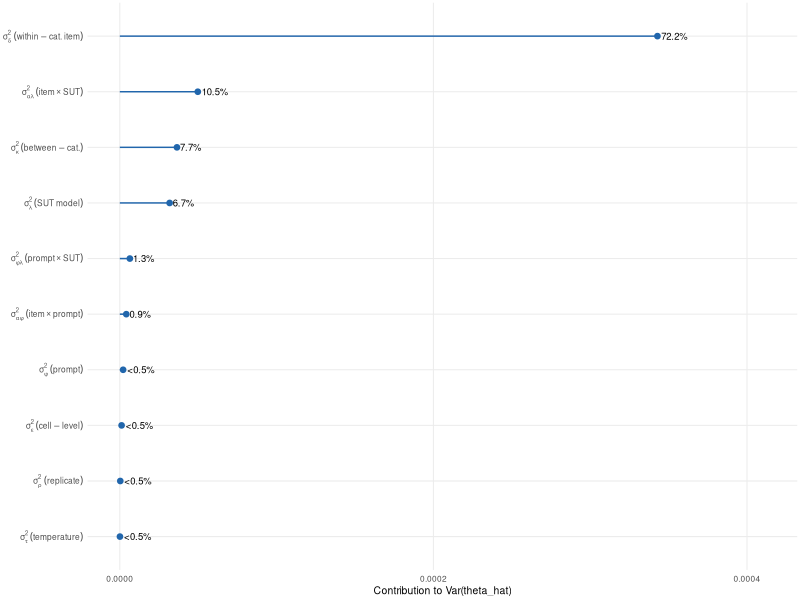
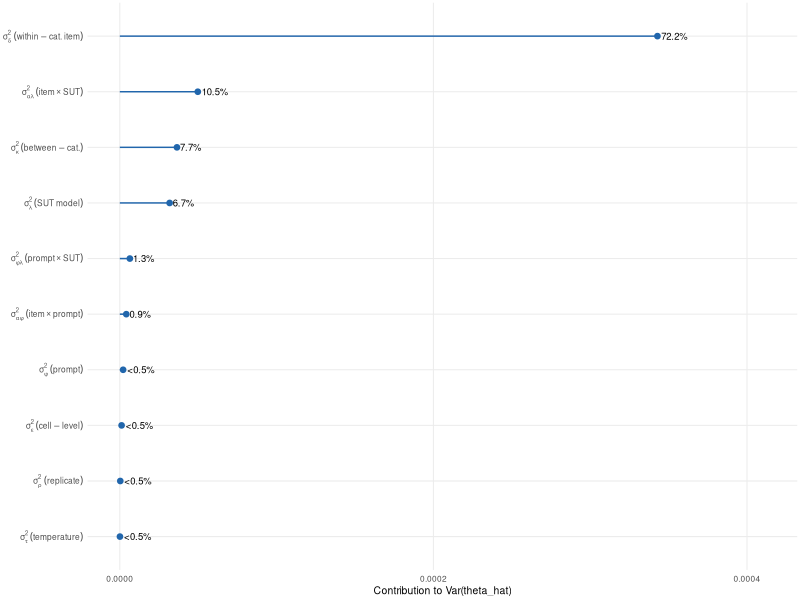

Write R code to recreate these figures, in order.
# 03c_fig_mmlu_decomposition.R
# MMLU G-study figure for the main text (fig:mmlu_combined panel a): each component's
# contribution to Var(theta-hat) at the operational design, as a lollipop. Twin of
# 03b_fig_intro_safety.R (Figure 3a); MMLU has no judge, so the model facet is the SUT.
# Uses the four admissible prompt variants (v_3 excluded by the structural check).
# Reads from pre-computed variance_components_mmlu.csv.
#
# Output: figures/fig_mmlu_decomposition.{pdf,png}
#
# Usage:
#   Rscript analysis/03c_fig_mmlu_decomposition.R

library(tidyverse)

set.seed(42)

fig_dir <- "figures"
dir.create(fig_dir, recursive = TRUE, showWarnings = FALSE)

cat("=== 03c_fig_mmlu_decomposition.R ===\n")

# Drawn at print size (half-width panel, 2.7 in) so text prints at ~7 pt; the
# caption carries the title and design, so title/subtitle are blank.
theme_tle <- theme_minimal(base_size = 7.5) +
  theme(
    panel.grid.minor = element_blank(),
    plot.title = element_blank(),
    plot.subtitle = element_blank(),
    legend.position = "none",
    strip.text = element_text(face = "bold", size = 10),
    strip.background = element_rect(fill = "grey95", color = NA)
  )

N_items <- 200

# Map tle_label to short labels with sigma^2 notation (MMLU: SUT in place of judge)
sigma_labels <- c(
  "SUT model (design sensitivity)"   = expression(sigma[lambda]^2 ~ (SUT ~ model)),
  "item x SUT"                       = expression(sigma[alpha*lambda]^2 ~ (item %*% SUT)),
  "prompt x SUT"                     = expression(sigma[phi*lambda]^2 ~ (prompt %*% SUT)),
  "within-category item"             = expression(sigma[delta]^2 ~ (within-cat. ~ item)),
  "between-category"                 = expression(sigma[kappa]^2 ~ (between-cat.)),
  "item x prompt"                    = expression(sigma[alpha*phi]^2 ~ (item %*% prompt)),
  "cell-level (3-way+)"              = expression(sigma[epsilon]^2 ~ (cell-level)),
  "temperature (design sensitivity)" = expression(sigma[tau]^2 ~ (temperature)),
  "item x temperature"               = expression(sigma[alpha*tau]^2 ~ (item %*% temp)),
  "prompt x temperature"             = expression(sigma[phi*tau]^2 ~ (prompt %*% temp)),
  "replicate noise"                  = expression(sigma[rho]^2 ~ (replicate)),
  "prompt"                           = expression(sigma[phi]^2 ~ (prompt))
)

# Compute the divisor for each component under a design (V, M, H, R).
# For MMLU, M = number of SUT models. Convention: averaging over a factor
# adds it to the denominator; fixing a factor (level = 1) leaves it out.
compute_divisor <- function(label, N, V, M, H, R) {
  switch(label,
    "between-category"                 = N,
    "within-category item"             = N,
    "prompt"                           = V,
    "item x prompt"                    = N * V,
    "item x temperature"               = N * H,
    "prompt x temperature"             = V * H,
    "item x SUT"                       = N * M,
    "prompt x SUT"                     = V * M,
    "cell-level (3-way+)"              = N * V * H * M,
    "replicate noise"                  = N * V * H * M * R,
    "SUT model (design sensitivity)"   = M,
    "temperature (design sensitivity)" = H,
    NA_real_
  )
}

vc_raw <- read_csv("data/processed/variance_components_mmlu.csv",
                   show_col_types = FALSE) %>%
  filter(variance > 1e-8) %>%
  select(tle_label, variance)

# Single design: the operational factorial actually run on MMLU (four admissible variants).
designs <- tibble(
  V = 4, M = 3, H = 3, R = 8,
  design_label = "Operational factorial (V=4, M=3, H=3, R=8)"
)

# For each design, compute contribution of each component to Var(θ̂)
decomp <- designs %>%
  rowwise() %>%
  mutate(rows = list(
    vc_raw %>%
      mutate(divisor = sapply(tle_label, compute_divisor,
                              N = N_items, V = V, M = M, H = H, R = R)) %>%
      mutate(contribution = variance / divisor)
  )) %>%
  unnest(rows) %>%
  ungroup() %>%
  group_by(design_label) %>%
  mutate(
    total_var = sum(contribution),
    pct_mean_var = 100 * contribution / total_var,
    se_design = sqrt(total_var)
  ) %>%
  ungroup() %>%
  filter(contribution > 0)

cat("\nVar(theta_hat) decomposition by design:\n")
decomp %>%
  group_by(design_label) %>%
  arrange(desc(contribution), .by_group = TRUE) %>%
  mutate(rank = row_number()) %>%
  filter(rank <= 5) %>%
  select(design_label, tle_label, variance, divisor, contribution, pct_mean_var) %>%
  print(n = Inf)

cat("\nSE by design:\n")
decomp %>% distinct(design_label, total_var, se_design) %>% print()

# Order panels by status quo → TEE → full
decomp <- decomp %>%
  mutate(tle_label = fct_reorder(tle_label, contribution))

p <- ggplot(decomp, aes(x = contribution, y = tle_label)) +
  geom_segment(aes(x = 0, xend = contribution, y = tle_label, yend = tle_label),
               color = "#2166ac", linewidth = 0.5) +
  geom_point(color = "#2166ac", size = 1.6) +
  geom_text(aes(label = ifelse(pct_mean_var >= 0.5,
                               sprintf("%.1f%%", pct_mean_var),
                               sprintf("<0.5%%"))),
            hjust = -0.15, size = 2.4) +
  scale_y_discrete(labels = sigma_labels) +
  scale_x_continuous(labels = scales::label_number(), breaks = scales::breaks_pretty(n = 3)) +
  labs(
    title = "MMLU accuracy: Var(theta_hat) decomposition",
    subtitle = sprintf("Operational design: N=%d items, V=%d prompts, M=%d SUTs, H=%d temps, R=%d reps",
                       N_items, designs$V, designs$M, designs$H, designs$R),
    x = "Contribution to Var(theta_hat)",
    y = NULL
  ) +
  theme_tle +
  theme(plot.margin = margin(2, 2, 2, 2, "pt")) +
  expand_limits(x = max(decomp$contribution) * 1.2)

# 2.6 in tall to align with the stacked budget panel (12b) in the same figure.
ggsave(file.path(fig_dir, "fig_mmlu_decomposition.pdf"), p,
       width = 2.7, height = 2.6)
ggsave(file.path(fig_dir, "fig_mmlu_decomposition.png"), p,
       width = 2.7, height = 2.6, dpi = 300)
cat("Saved: fig_mmlu_decomposition.pdf/png\n")
